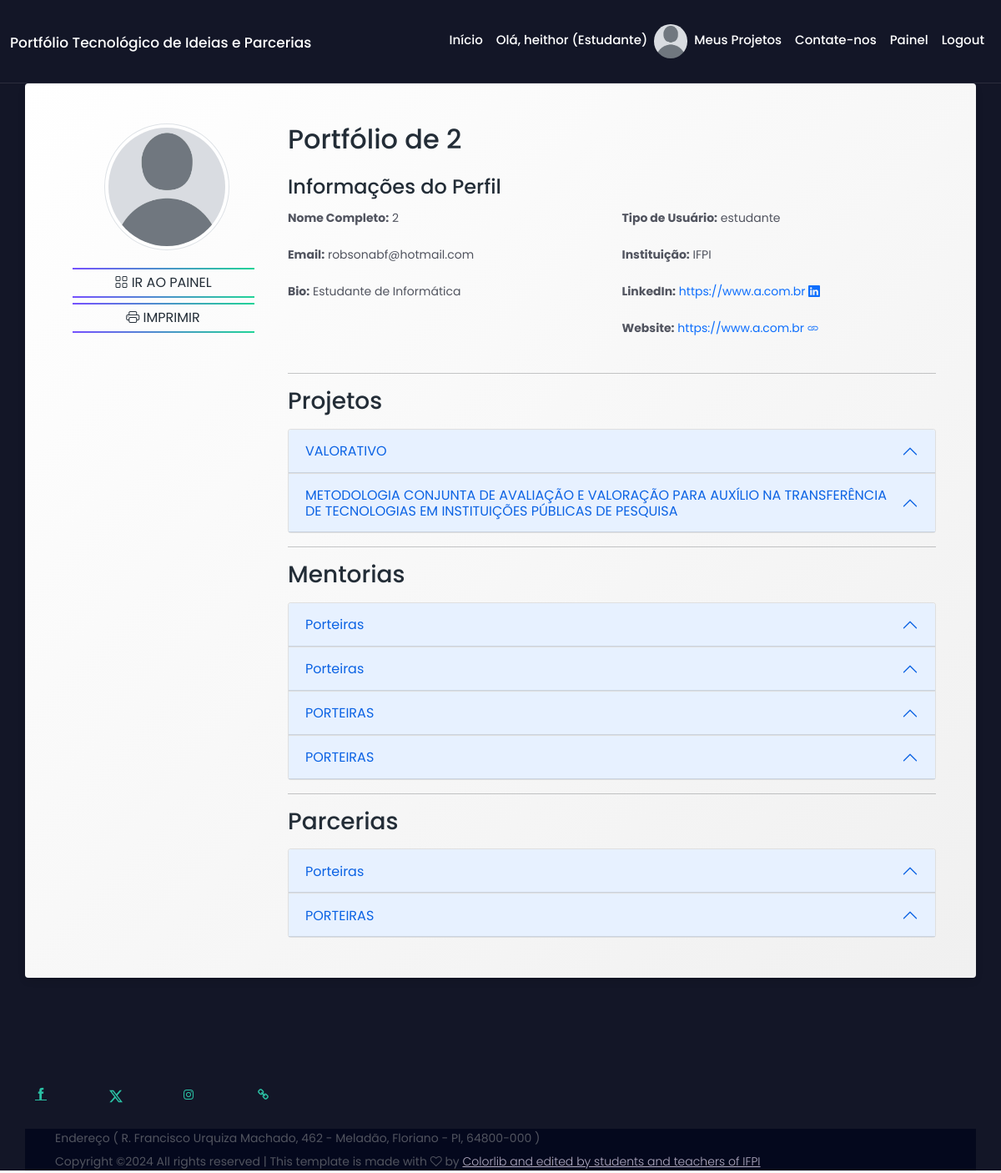
Screenshot of /portfolio/heithor/ (signed in) with the database file from the repository.
### cadastro/models.py (models this page shows, shortened)
class UserProfile(models.Model):
    USER_TYPES = (
        ('pesquisador', 'Pesquisador'),
        ('estudante', 'Estudante'),
        ('empresa', 'Empresa'),
        ('instituicao', 'Instituição'),
    )
    user = models.OneToOneField(User, on_delete=models.CASCADE)
    nome = models.CharField(max_length=300)
    user_type = models.CharField(max_length=50, choices=USER_TYPES)
    bio = models.TextField(null=True, blank=True)
    institution_name = models.CharField(max_length=255, null=True, blank=True)
    website = models.URLField(null=True, blank=True)
    linkedin = models.URLField(null=True, blank=True)
    avatar = models.ImageField(upload_to='avatars/', blank=True, null=True)

class Project(models.Model):
    STAGE_CHOICES = (
        ('ideia', 'Ideia'),
        ('em_progresso', 'Em Progresso'),
        ('completo', 'Completo'),
    )
    STATUS_CHOICES = (
        ('ativo', 'Ativo'),
        ('inativo', 'Inativo'),
        ('concluido', 'Concluído'),
    )
    location_state = models.ForeignKey('Estado', on_delete=models.SET_NULL, null=True)
    location_city = models.ForeignKey('Cidade', on_delete=models.SET_NULL, null=True)
    logo = models.ImageField(upload_to='projetos_logos/', null=True, blank=True)
    needs = models.ManyToManyField('Need', related_name='projects', blank=True)
    owner = models.ForeignKey(UserProfile, on_delete=models.CASCADE, related_name='projects')
    title = models.CharField(max_length=255)
    description = models.TextField()
    stage = models.CharField(max_length=50, choices=STAGE_CHOICES)
    status = models.CharField(max_length=50, choices=STATUS_CHOICES, default='ativo')
    category = models.ForeignKey(TechnologyCategory, on_delete=models.SET_NULL, null=True)
    institution = models.CharField(max_length=255, null=True, blank=True)
    start_date = models.DateField(null=True, blank=True)
    end_date = models.DateField(null=True, blank=True)
    funding_required = models.BooleanField(default=False)
    goals = models.TextField(null=True, blank=True)
    resources_needed = models.TextField(null=True, blank=True)
    collaborators = models.ManyToManyField(UserProfile, related_name='collaborations', blank=True)
    date_created = models.DateTimeField(auto_now_add=True)
    date_updated = models.DateTimeField(auto_now=True)
    keywords = models.TextField(null=True, blank=True)

class MentorshipRequest(models.Model):
    project = models.ForeignKey(Project, on_delete=models.CASCADE, related_name='mentorship_requests')
    message = models.TextField()
    is_accepted = models.BooleanField(default=False)
    created_at = models.DateTimeField(auto_now_add=True)

class PartnershipRequest(models.Model):
    project = models.ForeignKey(Project, on_delete=models.CASCADE, related_name='partnership_requests')
    message = models.TextField()  # Mensagem enviada pelo solicitante
    is_accepted = models.BooleanField(default=False)  # Indicador se a parceria foi aceita
    created_at = models.DateTimeField(auto_now_add=True)  # Data de criação da solicitação

### cadastro/views.py (the view)
# urls.py: path('portfolio/<str:username>/', PublicProfileView.as_view(), name='public_profile'),
class PublicProfileView(TemplateView):
    template_name = 'public_profile.html'
    def get_context_data(self, **kwargs):
        context = super().get_context_data(**kwargs)
        username = self.kwargs.get('username')
        user_profile = get_object_or_404(UserProfile, user__username=username)
        profile = get_object_or_404(UserProfile, user__username=username)
        projetos_dono = Project.objects.filter(owner=user_profile)
        mentorias = MentorshipRequest.objects.filter(interested_mentors__mentor=user_profile)
        parcerias = PartnershipRequest.objects.filter(interested_partners__partner=user_profile)
        context['user_profile'] = user_profile
        context['profile'] = profile
        context['projetos_dono'] = projetos_dono
        context['mentorias'] = mentorias
        context['parcerias'] = parcerias
        return context

### cadastro/templates/public_profile.html (shortened to what this page needs)
{% extends 'base.html' %}
{% block content %}
{% load static %}
<div class="fancy-bg-dark section-padding-100">
    <div class="container fancy-bg-white p-5 rounded">
        <div class="row">
            <div class="col-md-3 text-center" id="ajusteresponsivo">
                {% if profile.avatar %}
                    <img src="{{ profile.avatar.url }}" alt="{{ profile.user.username }}" class="img-thumbnail rounded-circle mb-3" width="150">
                {% else %}
                    <img src="{% static 'img/avatar.png' %}" alt="Sem foto" class="img-thumbnail rounded-circle mb-3" width="150">
                {% endif %}
                <a href="{% url 'dashboardpub' %}" class="btn fancy-btn fancy-dark bg-transparent mr-2
                    mt-1">
                    <i class="bi bi-grid"></i> Ir ao Painel
                </a>
                <a href="#" class="btn fancy-btn fancy-dark bg-transparent mr-2 mt-1" onclick="window.print();
                return false;"> <i class="bi bi-printer"></i> Imprimir
                </a>
            </div>
            <div class="col-md-9">
                <h2 class="mb-4">Portfólio de {{ profile.nome }}</h2>
                <h4>Informações do Perfil</h4>
                <div class="row mb-4">
                    <div class="col-md-6">
                        <p><strong>Nome Completo:</strong> {{ profile.nome }}</p>
                        <p><strong>Email:</strong> {{ profile.user.email }}</p>
                        <p><strong>Bio:</strong> {{ profile.bio }}</p>
                    </div>
                    <div class="col-md-6">
                        <p><strong>Tipo de Usuário:</strong> {{ profile.user_type }}</p>
                        <p><strong>Instituição:</strong> {{ profile.institution_name }}</p>
                        <p><strong>LinkedIn:</strong>
                            <a href="{{ profile.linkedin }}" target="_blank" class="text-decoration-none">
                                {{ profile.linkedin }} <i class="bi bi-linkedin"></i>
                            </a>
                        </p>
                        <p><strong>Website:</strong>
                            <a href="{{ profile.website }}" target="_blank" class="text-decoration-none">
                                {{ profile.website }} <i class="bi bi-link"></i>
                            </a>
                        </p>
                    </div>
                </div>
                <hr>
                <h3 class="mb-3">Projetos</h3>
                <div class="accordion" id="projetosAccordion">
                {% for projeto in projetos_dono %}
                <div class="accordion-item">
                    <h2 class="accordion-header" id="headingProjeto{{ projeto.id }}-{{ forloop.counter }}">
                        <button class="accordion-button" type="button" data-bs-toggle="collapse" data-bs-target="#collapseProjeto{{ projeto.id }}-{{ forloop.counter }}" aria-expanded="false" aria-controls="collapseProjeto{{ projeto.id }}-{{ forloop.counter }}">
                            {{ projeto.title }}
                        </button>
                    </h2>
                </div>
                {% empty %}
                    <p>Este usuário ainda não tem projetos cadastrados.</p>
                {% endfor %}
            </div>
                <hr>
                <h3 class="mb-3">Mentorias</h3>
                <div class="accordion" id="mentoriasAccordion">
                {% for mentoria in mentorias %}
                <div class="accordion-item">
                    <h2 class="accordion-header" id="headingMentoria{{ mentoria.id }}-{{ forloop.counter }}">
                        <button class="accordion-button" type="button" data-bs-toggle="collapse" data-bs-target="#collapseMentoria{{ mentoria.id }}-{{ forloop.counter }}" aria-expanded="false" aria-controls="collapseMentoria{{ mentoria.id }}-{{ forloop.counter }}">
                            {{ mentoria.project.title }}
                        </button>
                    </h2>
                </div>
                {% empty %}
                    <p>Este usuário ainda não participou de mentorias.</p>
                {% endfor %}
            </div>
                <hr>
                <h3 class="mb-3">Parcerias</h3>
                <div class="accordion" id="parceriasAccordion">
                {% for parceria in parcerias %}
                <div class="accordion-item">
                    <h2 class="accordion-header" id="headingParceria{{ parceria.id }}-{{ forloop.counter }}">
                        <button class="accordion-button" type="button" data-bs-toggle="collapse" data-bs-target="#collapseParceria{{ parceria.id }}-{{ forloop.counter }}" aria-expanded="false" aria-controls="collapseParceria{{ parceria.id }}-{{ forloop.counter }}">
                            {{ parceria.project.title }}
                        </button>
                    </h2>
                </div>
                {% empty %}
                    <p>Este usuário ainda não tem parcerias.</p>
                {% endfor %}
            </div>
            </div>
        </div>
    </div>
</div>
{% endblock %}

### cadastro/templates/base.html (shortened to what this page needs)
<!DOCTYPE html>
<html lang="pt-br">
<head>
    {% load static %}
    <link rel="stylesheet" href="{%static 'style.css'%}">
    <link rel="stylesheet" href="https://cdnjs.cloudflare.com/ajax/libs/bootstrap-icons/1.5.0/font/bootstrap-icons.min.css">
    <link href="https://cdn.jsdelivr.net/npm/bootstrap@5.0.2/dist/css/bootstrap.min.css" rel="stylesheet"
>
    <link rel="stylesheet" href="{%static 'css/responsive/responsive.css'%}">
</head>
<body>
    <header class="header_area" id="header">
    <div class="container-fluid h-100">
        <div class="row h-100">
            <div class="col-12 h-100">
                <nav class="h-100 navbar navbar-expand-lg align-items-center">
                    <a class="navbar-brand" href="{% url 'home' %}">Portfólio Tecnológico de Ideias e Parcerias</a>
                    <div class="collapse navbar-collapse" id="fancyNav">
                        <ul class="navbar-nav ml-auto">
                            <li class="nav-item active">
                                <a class="nav-link" href="{% url 'home' %}">Início<span class="sr-only">(current)</span></a>
                            </li>
                            {% if user.is_authenticated %}
                                <li class="nav-item">
                                    <a class="nav-link" href="{% url 'user-profile' user.username %}">
                                        Olá, {{ user.username }} ({{ user.userprofile.user_type|capfirst }})
                                    </a>
                                </li>
                                <li class="nav-item">
                                    {% if user.userprofile.avatar %}
                                        <img src="{{ user.userprofile.avatar.url }}" alt="Foto de {{ user.username }}" class="rounded-circle" width="40" height="40">
                                    {% else %}
                                    <img src="{% static 'img/avatar.png' %}" alt="Sem foto" class="rounded-circle" width="40" height="40">
                                    {% endif %}
                                </li>
                                <li class="nav-item">
                                    <a class="nav-link" href="{% url 'project-list' %}">Meus Projetos</a>
                                </li>
                            {% endif %}
                                <li class="nav-item">
                                    <a class="nav-link" href="{% url 'contact' %}">Contate-nos</a>
                                </li>
                            {% if user.is_authenticated %}
                                <li class="nav-item">
                                        <a class="nav-link" href="{% url 'dashboard' %}">Painel</a>
                                    </li>
                                <li class="nav-item">
                                    <a class="nav-link" href="{% url 'logout' %}">Logout</a>
                                </li>
                            {% endif %}
                        </ul>
                    </div>
                </nav>
            </div>
        </div>
    </div>
</header>
{% block content %}
    {% endblock %}
                    <footer class="fancy-footer-area fancy-bg-dark">
                        <div class="footer-content section-padding-50   -50">
                            <div class="container">
                                <div class="row">
                                    <div class="col-12 col-sm-6 col-lg-4">
                                        <div class="single-footer-widget">
                                            <div class="footer-social-widegt d-flex align-items-center">
                                                    <a href="https://www.facebook.com/ifpiaui/">
                                                    <i class="ti-facebook"></i>
                                                    </a>
                                                    <a href="https://twitter.com/ifpiaui">
                                                    <svg xmlns="http://www.w3.org/2000/svg" width="16" height="16" fill="currentColor" class="bi bi-twitter-x" viewBox="0 0 16 16">
  <path d="M12.6.75h2.454l-5.36 6.142L16 15.25h-4.937l-3.867-5.07-4.425 5.07H.316l5.733-6.57L0 .75h5.063l3.495 4.633L12.601.75Zm-.86 13.028h1.36L4.323 2.145H2.865z"/>
</svg>
                                                    </a>
                                                    <a href="https://www.instagram.com/ifpiaui/">
                                                    <i class="fa fa-instagram"></i>
                                                	</a>
                                                    <a href="https://www.ifpi.edu.br/">
                                                    <i class="fa fa-link"></i>
                                                </a>
                                            </div>
                                        </div>
                                    </div>
        <div class="footer-copywrite-area">
            <div class="container h-100">
                <div class="row h-100">
                    <div class="col-12 h-100">
                        <div class="copywrite-content h-100 d-flex align-items-center justify-content-between">
                            <div class="copywrite-text">
                                <p>Endereço ( R. Francisco Urquiza Machado, 462 - Meladão, Floriano - PI, 64800-000 )</p>
                                <p>
                                    Copyright &copy;<script>document.write(new Date().getFullYear());</script> All rights reserved | This template is made with <i class="fa fa-heart-o" aria-hidden="true"></i> by <a href="https://colorlib.com" target="_blank">Colorlib and edited by students and teachers of IFPI</a>
                                    </p>
                            </div>
                        </div>
                    </div>
                </div>
            </div>
        </div>
    </div>
</div>
</div>
    </footer>
</body>
</html>

### rows the page displays
UserProfile: nome "2", user.email "robsonabf@hotmail.com", bio "Estudante de Informática", user_type "estudante", institution_name "IFPI", linkedin "https://www.a.com.br", website "https://www.a.com.br"
Project: title "VALORATIVO"
Project: title "METODOLOGIA CONJUNTA DE AVALIAÇÃO E VALORAÇÃO PARA AUXÍLIO NA TRANSFERÊNCIA DE TECNOLOGIAS EM INSTITUIÇÕES PÚBLICAS DE PESQUISA"
MentorshipRequest: project "Porteiras"
MentorshipRequest: project "PORTEIRAS"
PartnershipRequest: project "Porteiras"
PartnershipRequest: project "PORTEIRAS"

### other values shown
{{ user.username }} "heithor"
{{ user.userprofile.user_type|capfirst }} "Estudante"
